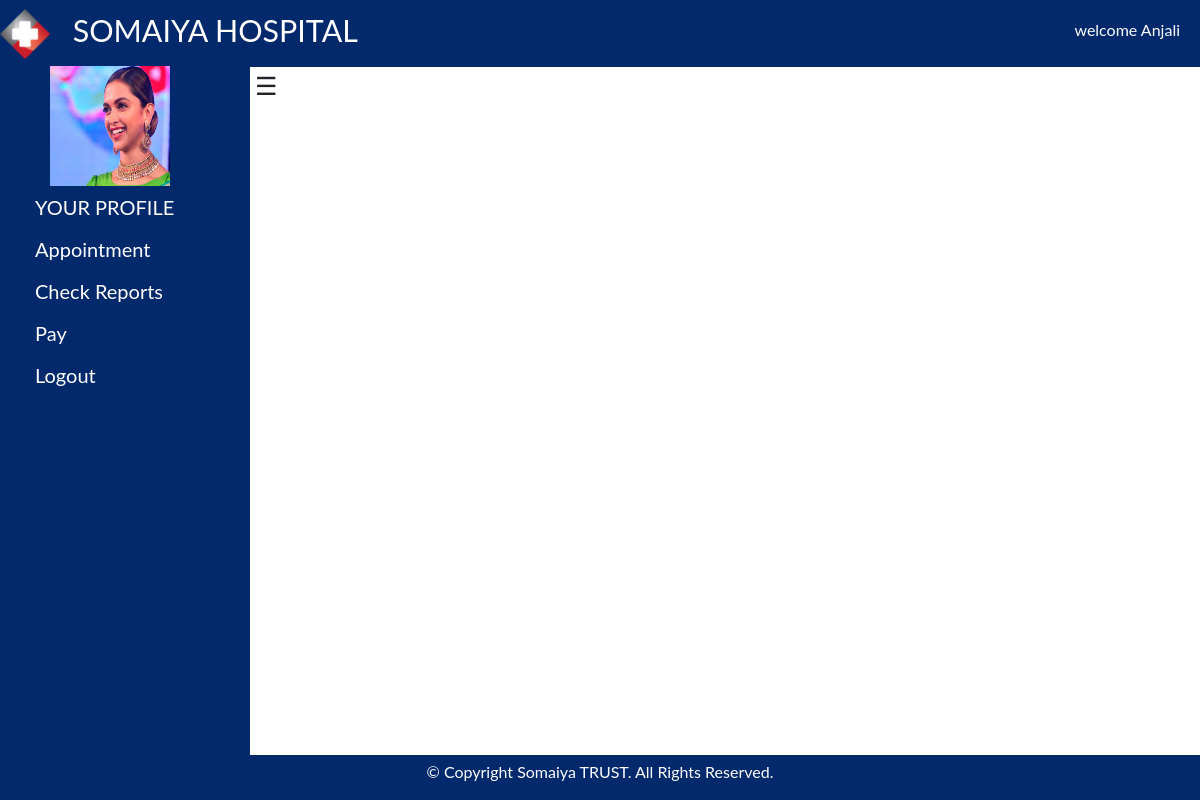
The page /pat_report.php (signed in) on the database as committed earlier.
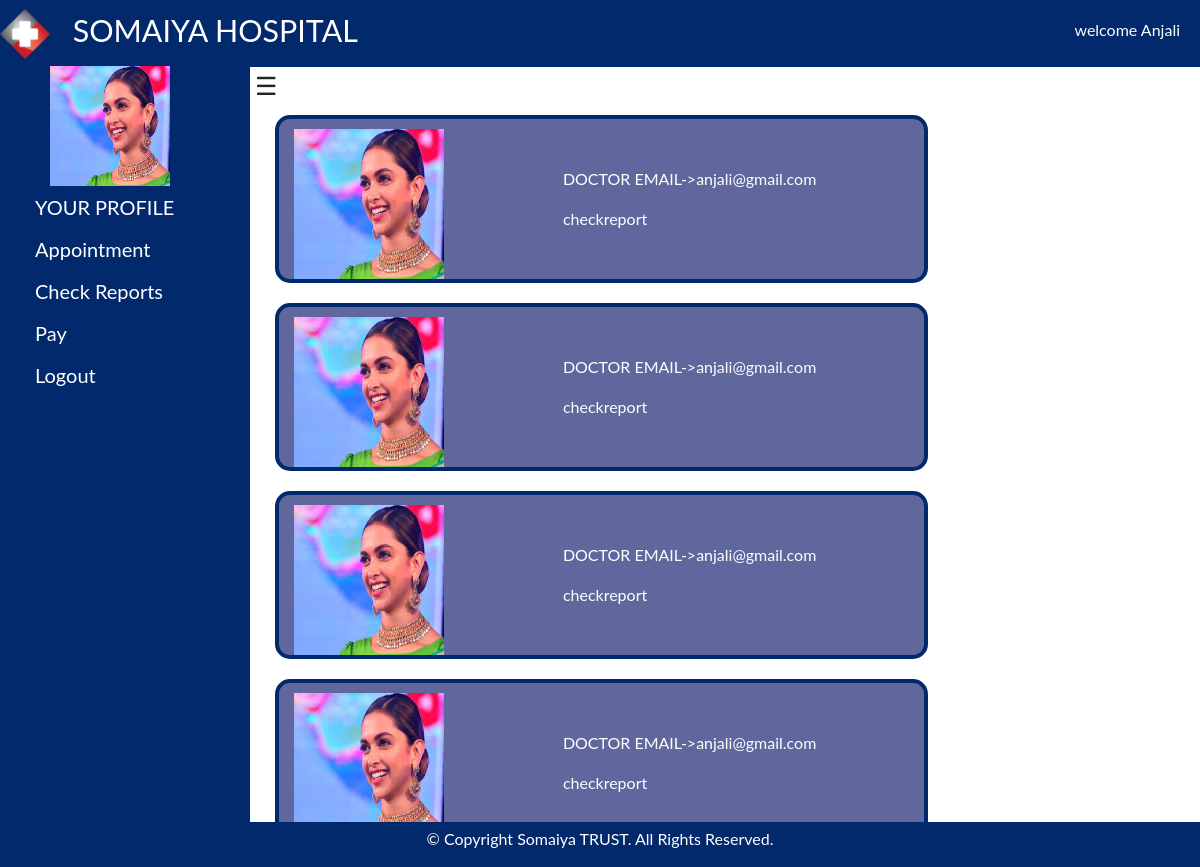
The same page on the database as committed later.
### tables this page shows
CREATE TABLE `profile` (
  `email` varchar(120) NOT NULL,
  `photo` varchar(100) NOT NULL,
  `pset` varchar(20) NOT NULL
);

CREATE TABLE `report` (
  `doc_ID` varchar(50) NOT NULL,
  `pat_ID` varchar(50) NOT NULL,
  `report` varchar(50) NOT NULL
);

### pat_report.php (the view, shortened to what this page needs)
<link rel="stylesheet" href="https://stackpath.bootstrapcdn.com/bootstrap/4.1.3/css/bootstrap.min.css">
<!DOCTYPE html>
<html>
<head>
  <link rel="stylesheet" type="text/css" href="css/PD.css">
    <link rel="stylesheet" href="https://stackpath.bootstrapcdn.com/bootstrap/4.1.3/css/bootstrap.min.css">
<link rel="stylesheet" type="text/css" href="css/PD.css">
</head>
<body>
<?php include("includes/head.php");  ?>
<div id="main" style="margin-left:250px">
<span class="ham" style="font-size:25px;padding-left:5px;cursor:pointer;position: fixed;" onclick="openNav()">&#9776;</span>
 <?php include("sidenav.php"); ?>
  <br>
  <br>
<?php
$email=$_SESSION['email'];
$sql="select * from report where pat_ID='$email'";
$result=mysqli_query($link,$sql);
while($row=mysqli_fetch_assoc($result)){
      $em=$row['doc_ID'];
      $sql1="select * from profile where email='$em'";
        $result1=mysqli_query($link,$sql1);
        $row1=mysqli_fetch_assoc($result1);
       echo'
            <div class="row">
            <div class="col-8 patient">
            <div class="row">
            <div class="col-5">
            <img src="profile/'.$row1["photo"].'" width="150px" height="150px" style="margin-top:10px;">
            </div>
          <div class="col-7"><br><br>';
          echo '<p>DOCTOR EMAIL->'.$em.'</p>';
         echo'<a href="reports/'.$row["report"].'">checkreport</a>';
          echo'</div></div></div></div>';
    }
?>
  </div>
<div class="footer">
<P> © Copyright Somaiya TRUST. All Rights Reserved. </P>
</div>
</body>
</html>

### includes/head.php (shortened to what this page needs)
<div class="header">
    <div class="H"><img  width="50px" height="50px" src="images/logo.png">
      <a style="padding-left:15px">SOMAIYA HOSPITAL</a>
    </div>
      <div class="user">
        <?php
        echo "welcome ".$_SESSION["user"];
        ?>
      </div>
  </div>

### sidenav.php (shortened to what this page needs)
<div id="mySidenav" class="sidenav" style="width:250px">
    <div class="pro-image">
      <?php
      $link = mysqli_connect("localhost","root", "", "hospital");
      $email=$_SESSION['email'];
      $sql="select * from profile where email='$email'";
      $result=mysqli_query($link,$sql);
      $num = mysqli_num_rows($result);
      if($num==1)
      {
        $row=mysqli_fetch_assoc($result);
        echo"<img src='profile/".$row['photo']."'width='120px' height='120px'>";
      }
      else{
      echo"<img src='profile/default.png' width='120px' height='120px'>";
     }
     ?>
     </div>
    <li class="list-item"><a href="patient_dashboard.php">YOUR PROFILE</a></li>
 <span class="dropdown-btn ">Appointment
  </span>
  <li class="list-item"><a href="pat_report.php">Check Reports</a></li>
  <li class="list-item"><a href="pay_fee.html">Pay</a></li>
  <li class="list-item"><a href="logout.php">Logout</a></li>
</div>

### css/PD.css (style rules this page uses)
* { box-sizing: border-box; }
.H { display:inline; font-size:1.9em; top:25px; left:25px; }
.header { position:sticky; background-color:#03296d; color:white; padding: 8px 0px; }
.user { display:inline; float:right; padding-top: 10px; padding-right: 20px; }
body { font-family: "Lato", sans-serif; }

### pat_report.php (style rules this page uses)
.patient { border:4px solid #03296d; border-radius:15px; margin-bottom:20px; margin-left:40px; background-color:#5F679D; color:white; }
.patient a { text-decoration: none; }
a:link { text-decoration: none; color:white; }
* { box-sizing: border-box; }
.ham { width:100px; font-size: 100px; position:fixed; }
.footer { text-align:center; background-color: #03296d; padding:5px 0px 0px 0px; margin-bottom: 0px; width:100%; color:white; position:fixed; bottom:0; }

### includes/head.php (style rules this page uses)
* { box-sizing: border-box; }
.H { display:inline; font-size:1.9em; top:25px; left:25px; }
.header { position:sticky; top:0; background-color:#03296d; color:white; padding: 8px 0px; z-index: 1; }

### sidenav.php (style rules this page uses)
#main { transition: margin-left .5s; }
#mysidenav { width:0px; }
.sidenav { box-sizing: border-box; height: 100%; width:250px; position:fixed; z-index: 1; top: 66px; left:0; background-color: #03296d; overflow-x: hidden; transition: 0.5s; }
.sidenav a { padding: 6px 6px 6px 30px; text-decoration: none; font-size: 20px; color: white; display: block; transition: 0.3s; }
.dropdown-btn { padding: 6px 6px 6px 30px; text-decoration: none; font-size: 20px; color: white; font-size: 20px; display: block; width: 250px; text-align: left; cursor: pointer; margin:0px 5px; }
li { margin:0px; list-style-type: none; }
.list-item { margin:0px 5px; }
.pro-image { margin-left: 50px; }

Rows that differ between the two databases and show on the page:
added report: profile.photo (picture), doc_ID "anjali@gmail.com"
added report: profile.photo (picture), doc_ID "anjali@gmail.com"
added report: profile.photo (picture), doc_ID "anjali@gmail.com"
added report: profile.photo (picture), doc_ID "anjali@gmail.com"
